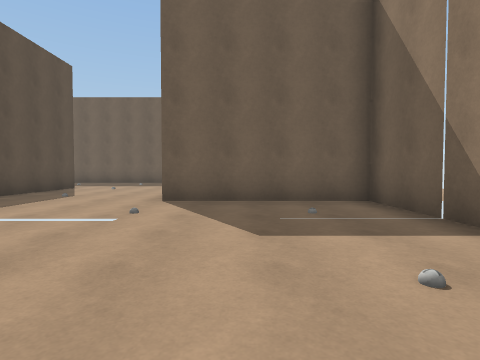
View 1 (above)

24 first-person views from a walk through a scene from a Unity 3-D project. The camera is 1.2 m above the floor, tilts 2° down and sees 80° across. The floor is counted in squares, 2 m on a side. Each view is taken from the middle of a square. On the plan, view 1 faces up. The plan holds only what a view shows up to about 9 squares ahead; the rest is blank. The place goes on beyond the plan. The player character is not drawn. Some animated figures are left out. Surface patterns are stand-ins for the level's own textures.

View 2
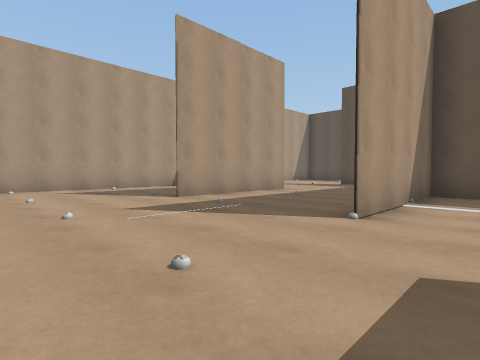

View 3
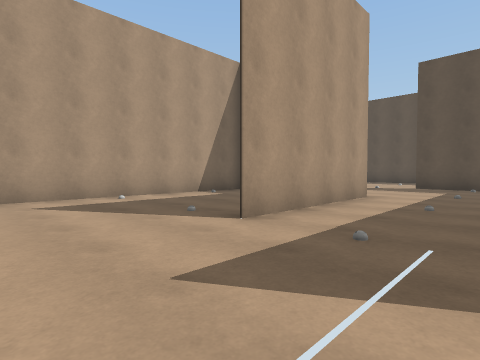

View 4
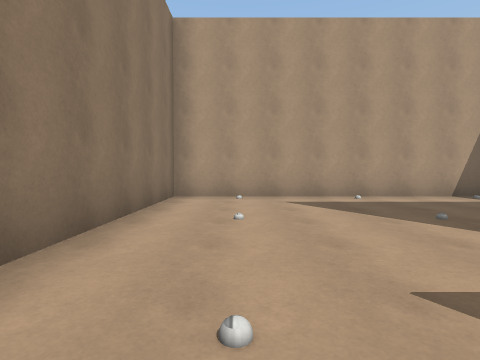

View 5
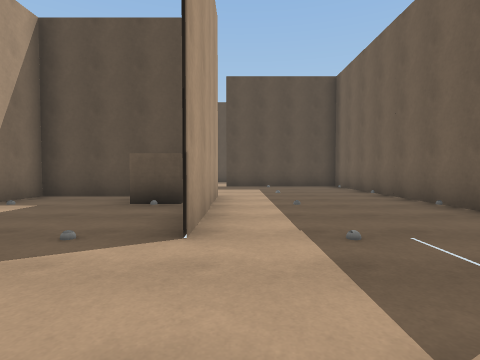

View 6
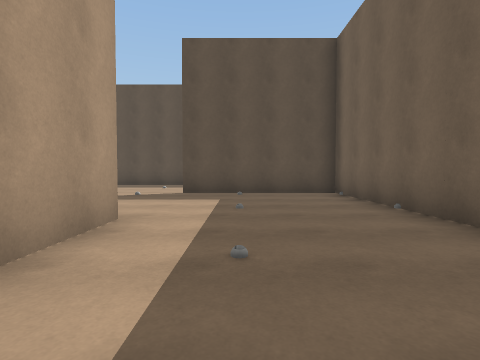

View 7
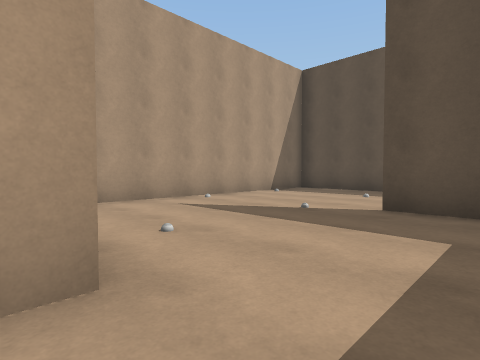

View 8
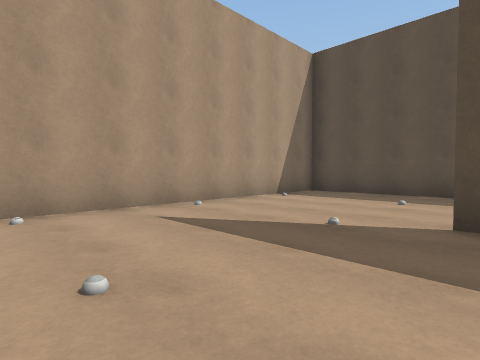

View 9
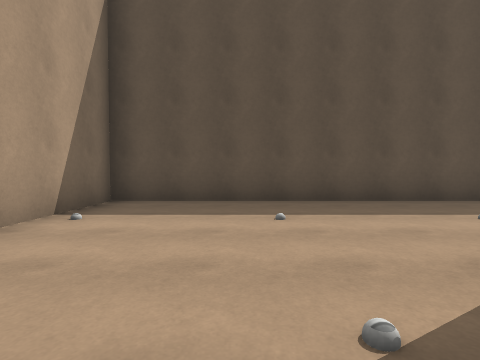

View 10
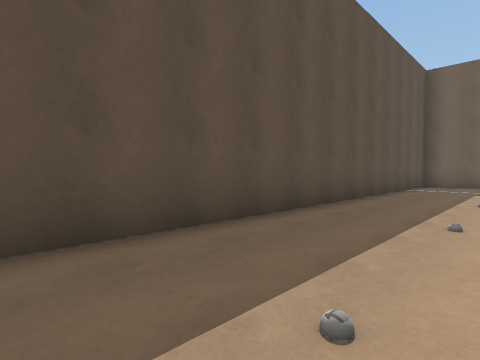

View 11
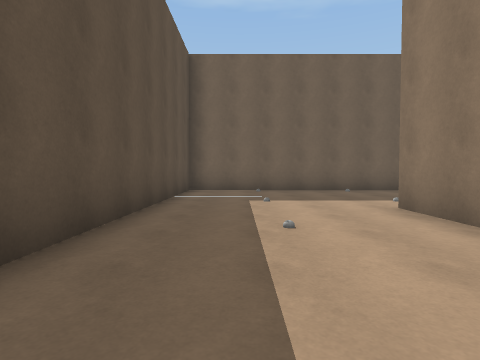

View 12
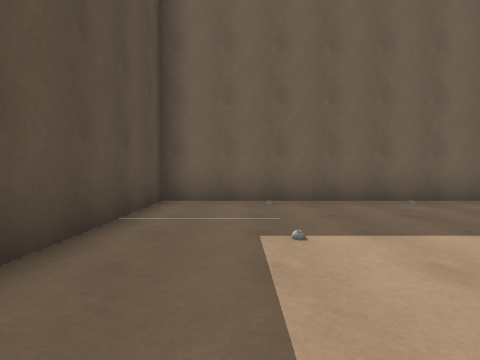

View 13
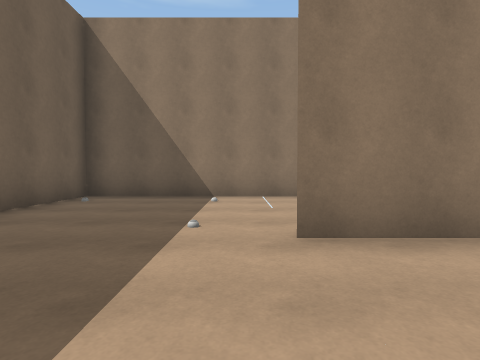

View 14
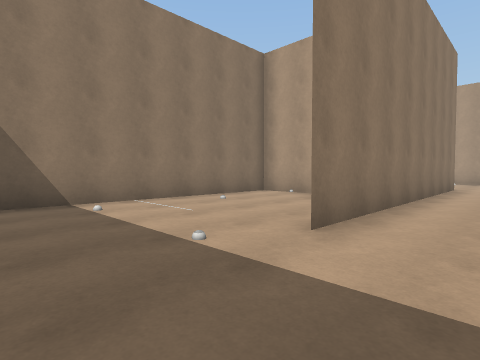

View 15
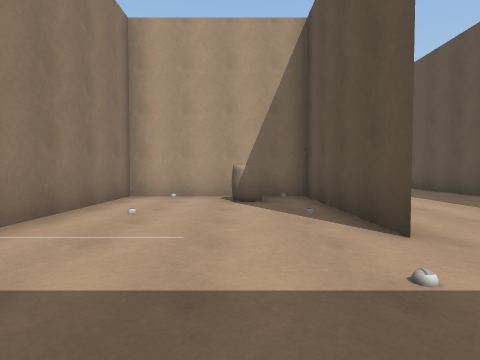

View 16
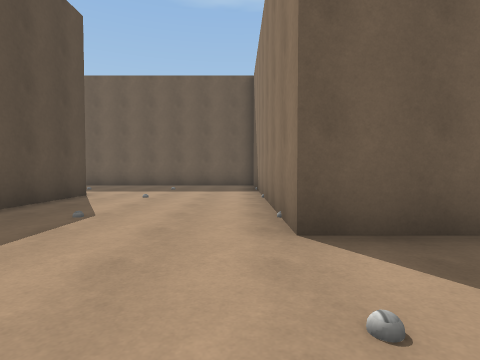

View 17
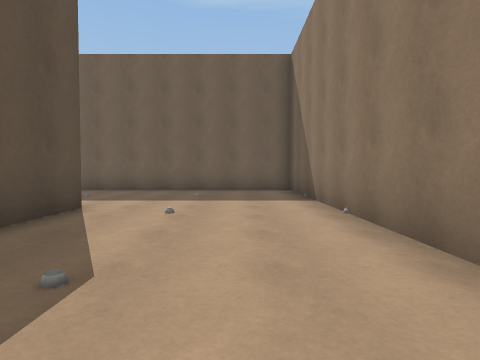

View 18
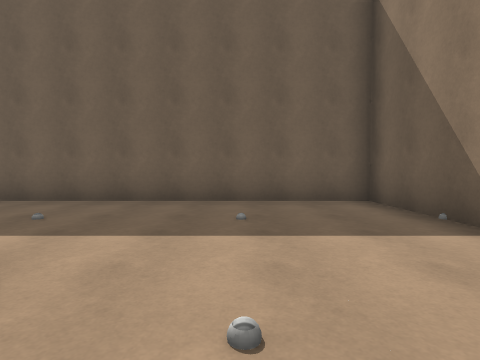

View 19
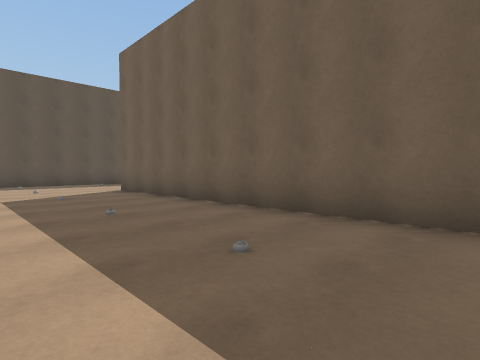

View 20
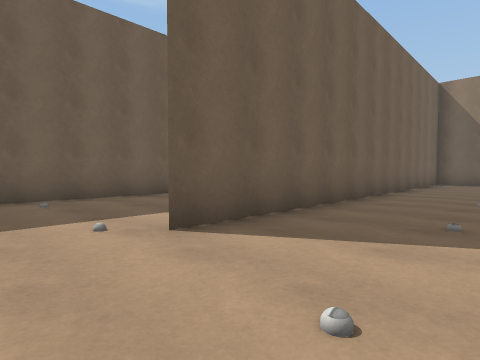

View 21
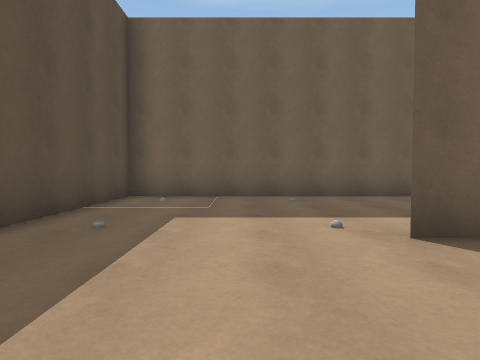

View 22
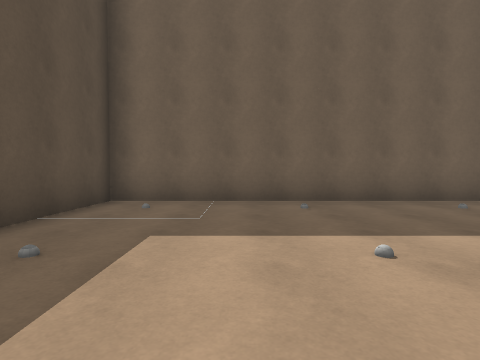

View 23
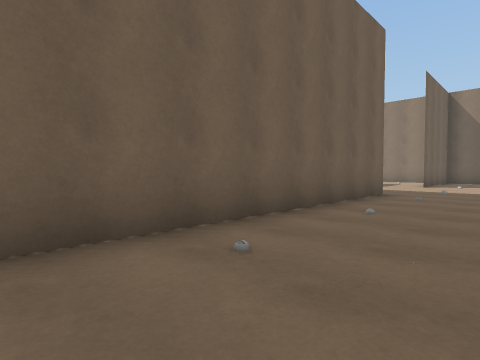

View 24
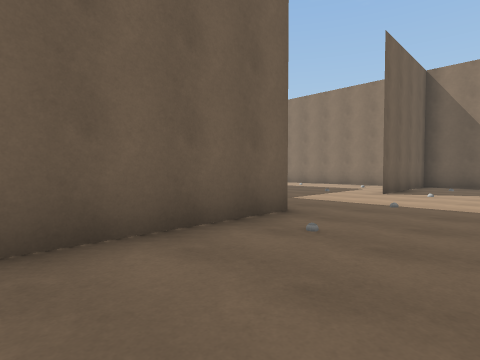

### Floor plan
Points are (right, up) in squares from view 1. A wall is a line through its corners. A room is listed if a view was taken in it or the views show most of it. See-through windows are left out.
Room 1 (views 1, 2, 3, 4, 5, 6, 7, 8, 9, 10, 11, 12, 13, 14, 15, 16, 17, 18, 19, 20, 21, 22, 23, 24)
walls: (-5.5, 9.5) (-13.5, 9.5) (-13.5, -6.5) (2.5, -6.5) (2.5, -1.8); (-9.5, 5.5) (-9.5, -2.5) (-9.5, 5.5); (-5.5, 1.5) (-5.5, 9.5) (-5.5, 6.5); (-3.1, 1.5) (-9.5, 1.5) (-1.5, 1.5); (2.5, 2.9) (2.5, 5.5) (-1.5, 5.5) (-1.5, 13.5) (-13.5, 13.5); (-5.6, -2.5) (-1.5, -2.5); (-4.1, -3) (-4.1, -4); (-5.4, 17.5) (-17.5, 17.5) (-17.5, 13.9); (-5.5, -4.5) (-5.5, -6.5); (1.2, 17.5) (-1.5, 17.5)
objects: other object (-16, 14); other object (-16, 16); other object (-14, 11); other object (-14, 14); other object (-14, 16); other object (-11, -6); other object (-11, -4); other object (-11, -1); other object (-11, 1); other object (-11, 4); other object (-11, 6); other object (-11, 9); other object (-11, 11); other object (-11, 16); other object (-9, -6); other object (-9, -4); other object (-9, -1); other object (-9, 1); other object (-9, 4); other object (-9, 6); other object (-9, 9); other object (-9, 11); other object (-9, 16); other object (-6, -1); other object (-6, 1); other object (-6, 11); other object (-6, 16); other object (-4, -6); other object (-4, -1); other object (-4, 1); other object (-4, 6); other object (-4, 9); other object (-4, 11); other object (-4, 16); other object (-1, -6); other object (-1, -4); other object (-1, -1); other object (-1, 1); other object (-1, 4); other object (-1, 7); other object (-1, 9); other object (-1, 11); other object (-1, 16); other object (1, -6); other object (1, -4); other object (1, -1); other object (1, 1); other object (1, 4)

Where each view was taken, in squares from view 1:
view 1: 0 up, 0 right, facing up
view 2: 3 up, 2 right, facing down-left
view 3: 0 up, 1 right, facing down-left
view 4: 0 up, 1 right, facing down
view 5: 2 down, 1 right, facing left
view 6: 1 down, 2 left, facing left
view 7: 1 down, 5 left, facing down-left
view 8: 2 down, 6 left, facing down-left
view 9: 4 down, 8 left, facing left
view 10: 2 down, 11 left, facing up-left
view 11: 1 up, 12 left, facing up
view 12: 4 up, 12 left, facing up
view 13: 6 up, 12 left, facing right
view 14: 8 up, 11 left, facing down-right
view 15: 8 up, 8 left, facing down
view 16: 3 up, 2 left, facing up
view 17: 5 up, 3 left, facing up
view 18: 8 up, 4 left, facing up
view 19: 10 up, 5 left, facing up-left
view 20: 11 up, 15 left, facing up-right
view 21: 11 up, 15 left, facing up
view 22: 12 up, 15 left, facing up
view 23: 15 up, 13 left, facing up-right
view 24: 15 up, 9 left, facing up-right
